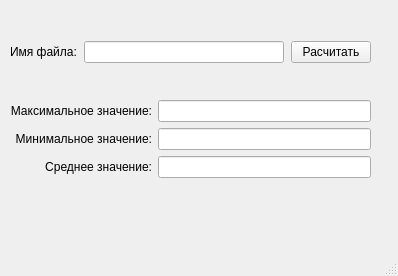
<?xml version="1.0" encoding="UTF-8"?>
<ui version="4.0">
 <class>MainWindow</class>
 <widget class="QMainWindow" name="MainWindow">
  <property name="geometry">
   <rect>
    <x>0</x>
    <y>0</y>
    <width>398</width>
    <height>276</height>
   </rect>
  </property>
  <property name="windowTitle">
   <string>MainWindow</string>
  </property>
  <property name="statusTip">
   <string/>
  </property>
  <widget class="QWidget" name="centralwidget">
   <property name="statusTip">
    <string/>
   </property>
   <widget class="QWidget" name="verticalLayoutWidget_3">
    <property name="geometry">
     <rect>
      <x>10</x>
      <y>10</y>
      <width>361</width>
      <height>201</height>
     </rect>
    </property>
    <layout class="QVBoxLayout" name="verticalLayout_4">
     <item>
      <layout class="QHBoxLayout" name="horizontalLayout">
       <property name="spacing">
        <number>7</number>
       </property>
       <property name="sizeConstraint">
        <enum>QLayout::SetDefaultConstraint</enum>
       </property>
       <item>
        <widget class="QLabel" name="filename_lbl">
         <property name="text">
          <string>Имя файла:</string>
         </property>
        </widget>
       </item>
       <item>
        <widget class="QLineEdit" name="filenameEdit"/>
       </item>
       <item>
        <widget class="QPushButton" name="button">
         <property name="text">
          <string>Расчитать</string>
         </property>
        </widget>
       </item>
      </layout>
     </item>
     <item>
      <spacer name="verticalSpacer">
       <property name="orientation">
        <enum>Qt::Vertical</enum>
       </property>
       <property name="sizeType">
        <enum>QSizePolicy::Maximum</enum>
       </property>
       <property name="sizeHint" stdset="0">
        <size>
         <width>20</width>
         <height>0</height>
        </size>
       </property>
      </spacer>
     </item>
     <item>
      <layout class="QHBoxLayout" name="horizontalLayout_5">
       <property name="sizeConstraint">
        <enum>QLayout::SetMaximumSize</enum>
       </property>
       <item>
        <layout class="QVBoxLayout" name="verticalLayout_2">
         <item>
          <widget class="QLabel" name="max_lbl">
           <property name="text">
            <string>Максимальное значение:</string>
           </property>
           <property name="alignment">
            <set>Qt::AlignRight|Qt::AlignTrailing|Qt::AlignVCenter</set>
           </property>
          </widget>
         </item>
         <item>
          <widget class="QLabel" name="min_lbl">
           <property name="text">
            <string>Минимальное значение:</string>
           </property>
           <property name="alignment">
            <set>Qt::AlignRight|Qt::AlignTrailing|Qt::AlignVCenter</set>
           </property>
          </widget>
         </item>
         <item>
          <widget class="QLabel" name="avg_lbl">
           <property name="text">
            <string>Среднее значение:</string>
           </property>
           <property name="alignment">
            <set>Qt::AlignRight|Qt::AlignTrailing|Qt::AlignVCenter</set>
           </property>
          </widget>
         </item>
        </layout>
       </item>
       <item>
        <layout class="QVBoxLayout" name="verticalLayout_3">
         <item>
          <widget class="QLineEdit" name="maxEdit"/>
         </item>
         <item>
          <widget class="QLineEdit" name="minEdit"/>
         </item>
         <item>
          <widget class="QLineEdit" name="avgEdit"/>
         </item>
        </layout>
       </item>
      </layout>
     </item>
    </layout>
   </widget>
  </widget>
  <widget class="QMenuBar" name="menubar">
   <property name="geometry">
    <rect>
     <x>0</x>
     <y>0</y>
     <width>398</width>
     <height>18</height>
    </rect>
   </property>
  </widget>
  <widget class="QStatusBar" name="statusbar"/>
 </widget>
 <resources/>
 <connections/>
</ui>
